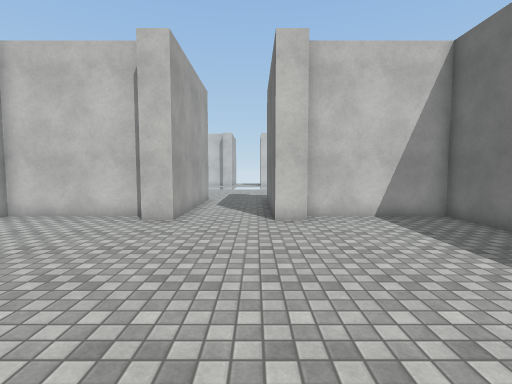
view 1 (above)

16 first-person views from a walk through a scene from a Unity 3-D project. The camera is 1.5 m above the floor, tilts 4° down and sees 85° across. The floor is counted in squares, 1 m on a side. Each view is taken from the middle of a square. On the plan, view 1 faces up. The plan holds only what a view shows up to about 14 squares ahead; the rest is blank. The place goes on beyond the plan. The player character is not drawn. Surface patterns are stand-ins for the level's own textures.

view 2
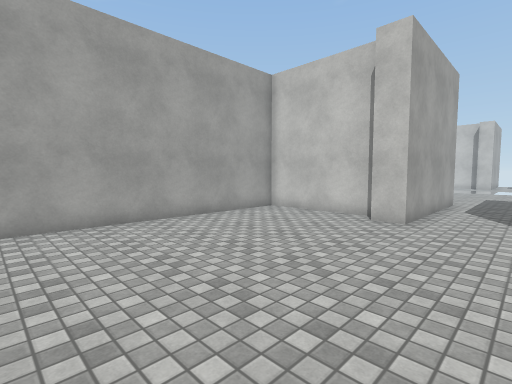

view 3
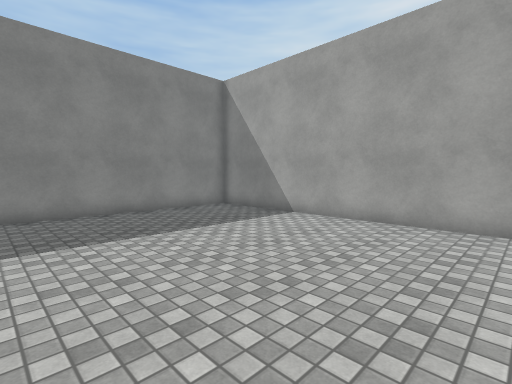

view 4
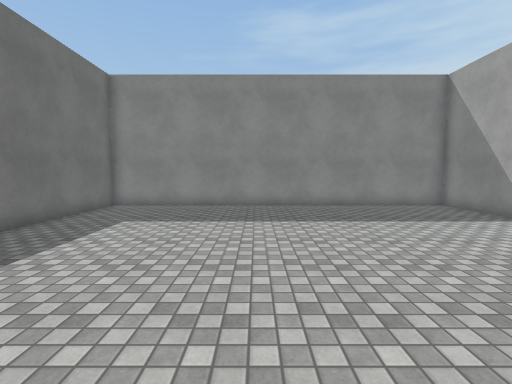

view 5
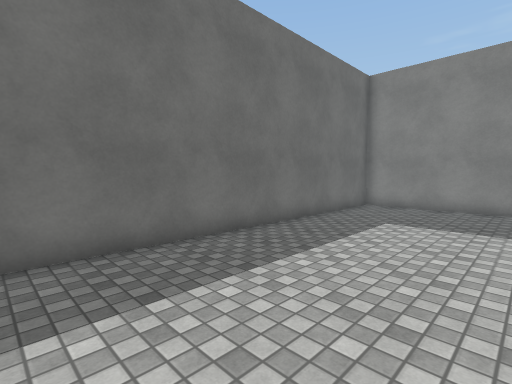

view 6
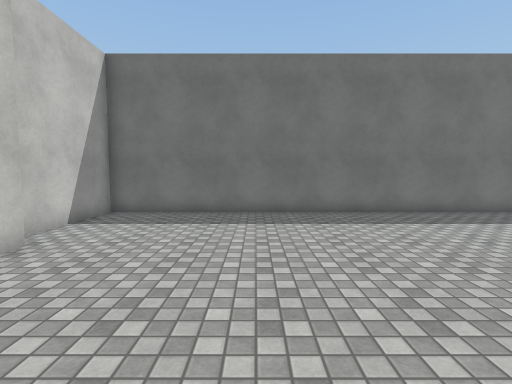

view 7
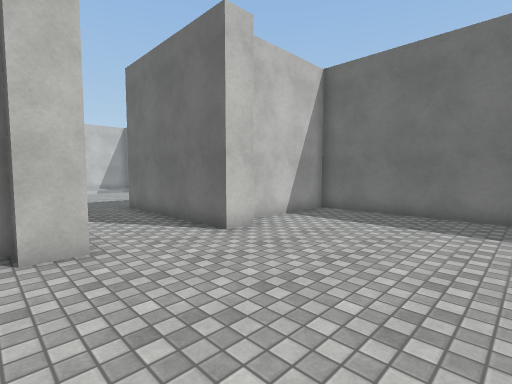

view 8
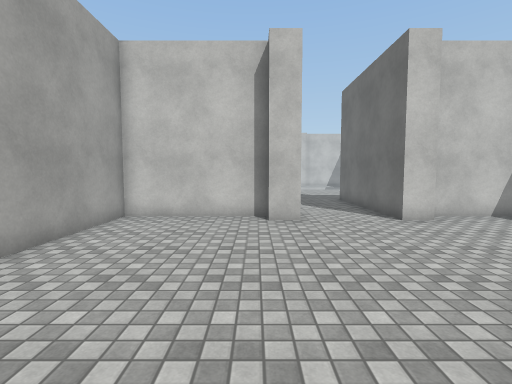

view 9
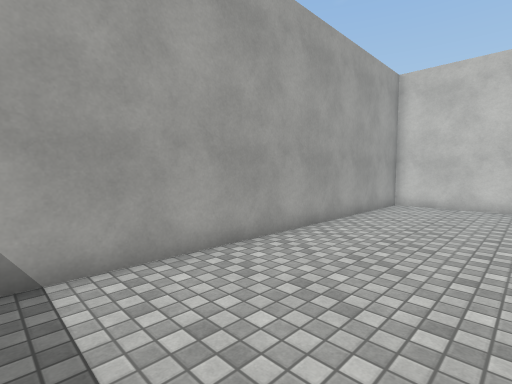

view 10
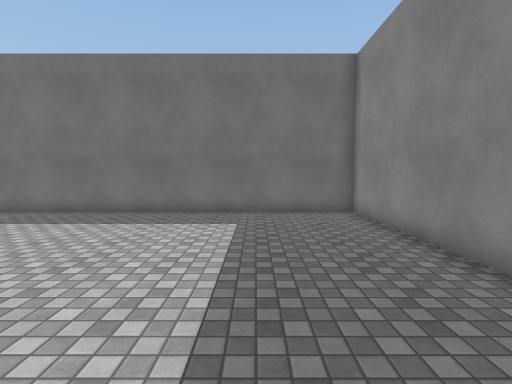

view 11
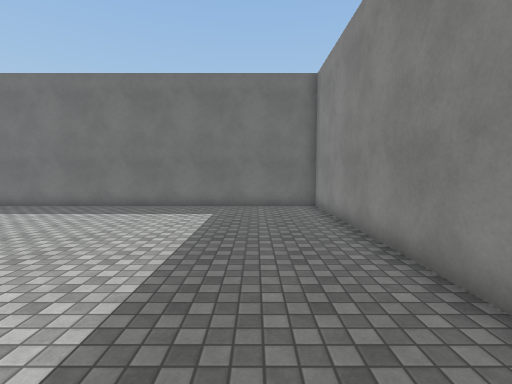

view 12
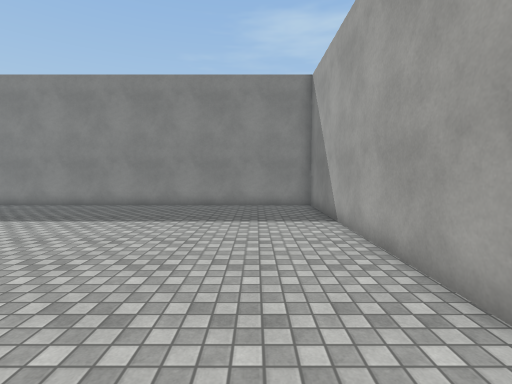

view 13
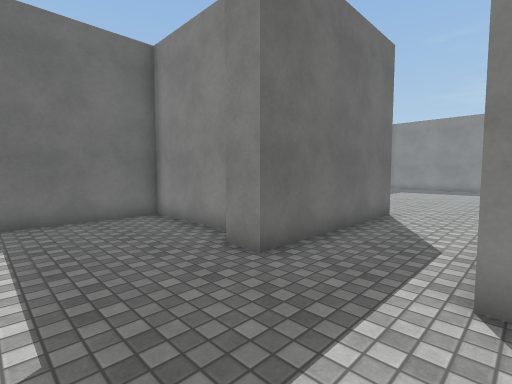

view 14
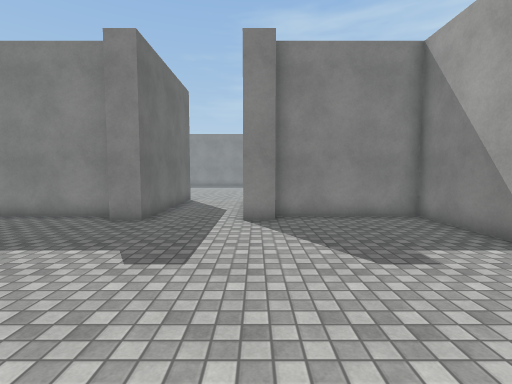

view 15
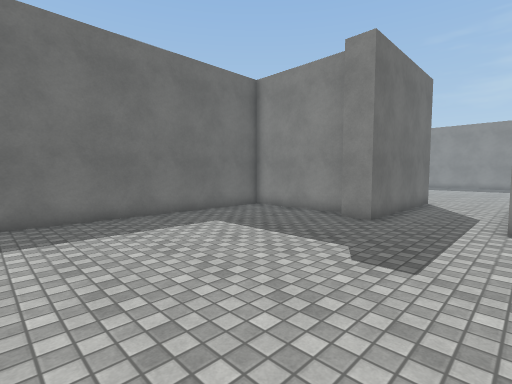

view 16
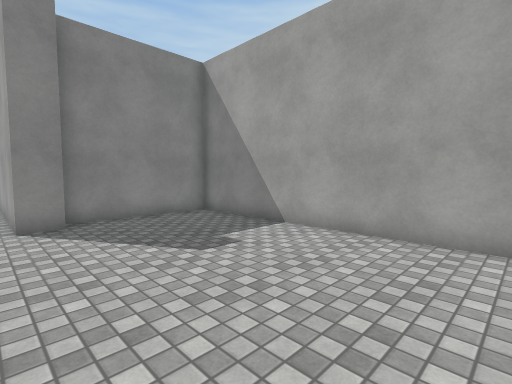

### Floor plan
Points are (right, up) in squares from view 1. A wall is a line through its corners. A room is listed if a view was taken in it or the views show most of it. See-through windows are left out.
Room 1 (views 1, 2, 3, 4, 5, 6, 7, 8, 9, 10, 11, 12)
walls: (-2.6, 8.7) (-3.6, 8.7) (-3.6, 9.5) (-8.5, 9.5) (-8.5, -7.7) (6.5, -7.7) (6.5, 9.5) (1.8, 9.5); (1.6, 8.7) (0.6, 8.7)
ways out: opening at (-1, 9) to room 2
Room 2 (views 13, 14, 15, 16)
walls: (-3.6, 15.3) (-2.6, 15.3) (-2.6, 8.7); (2, 14.5) (6.5, 14.5) (6.5, 23.6); (-8.5, 23.9) (-8.5, 14.5) (-3.6, 14.5); (0.6, 8.7) (0.6, 15.3) (1.6, 15.3)
ways out: opening at (-1, 9) to room 1

Where each view was taken, in squares from view 1:
view 1: 0 up, 0 right, facing up
view 2: 0 up, 0 right, facing up-left
view 3: 3 up, 0 right, facing down-left
view 4: 5 up, 0 right, facing down
view 5: 5 up, 1 right, facing down-right
view 6: 4 up, 4 left, facing right
view 7: 3 up, 4 left, facing up-right
view 8: 0 up, 4 left, facing up
view 9: 4 down, 4 left, facing up-left
view 10: 4 down, 4 left, facing right
view 11: 5 down, 6 left, facing right
view 12: 5 up, 6 left, facing down
view 13: 19 up, 3 left, facing down-right
view 14: 24 up, 3 left, facing down
view 15: 24 up, 3 left, facing down-right
view 16: 24 up, 2 left, facing down-left
